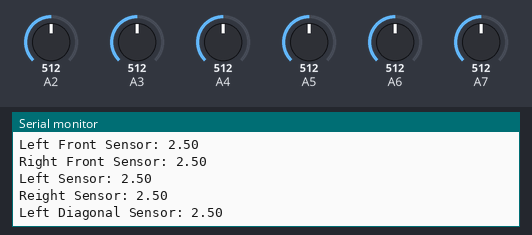
This sketch was run on a simulated Arduino Mega 2560, built with avr-gcc and run on an emulated ATmega2560. Shown: the last lines printed to the serial monitor. The test bench sets the inputs (shaded band); at power-on: A2 = 512, A3 = 512, A4 = 512, A5 = 512, A6 = 512, A7 = 512.

Above: at 1.2 s.
1.3 s: A2 set to 716
At 1.3 s:
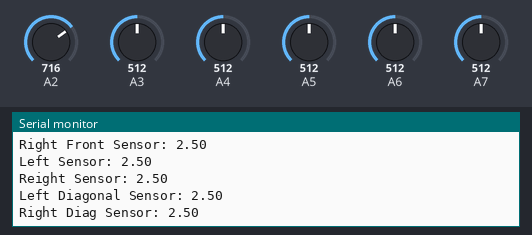
2.8 s: A3 set to 716
At 4.0 s:
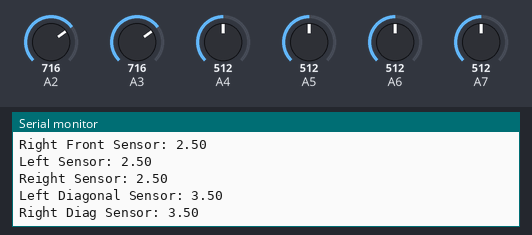
4.3 s: A4 set to 716
5.8 s: A5 set to 716
8.8 s: A6 set to 716
At 10.2 s:
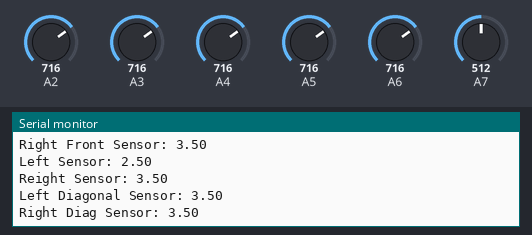

The sketch:

SensorTest.ino
```cpp
//sensor pins
// lf - left front
// l - left
// ld - left diagonal
/*
 * @author Akshay Ben
 *
 *
 * This is the sensor testing code
 * Used for linearizing sensor data
 * Used for knowing which sensors are broken
 *
 *
 */

const int lf_emitter = 0;
const int lf_receiver = 21;

const int rf_emitter = 7;
const int rf_receiver = 20;

const int l_emitter = 1;
const int l_receiver = 23;

const int r_emitter = 8;
const int r_receiver = 22;

const int ld_emitter = 2;
const int ld_receiver = 19;

const int rd_emitter = 11;
const int rd_receiver = 18;

void setup() {
  setupSensors();
  Serial.begin(9600);

}


void setupSensors () {
  pinMode (lf_emitter, OUTPUT);
  pinMode (rf_emitter, OUTPUT);
  pinMode (l_emitter, OUTPUT);
  pinMode (r_emitter, OUTPUT);
  pinMode (ld_emitter, OUTPUT);
  pinMode (rd_emitter, OUTPUT);

  pinMode (lf_receiver, INPUT);
  pinMode (rf_receiver, INPUT);
  pinMode (l_receiver, INPUT);
  pinMode (r_receiver, INPUT);
  pinMode (ld_receiver, INPUT);
  pinMode (rd_receiver, INPUT);

}

void loop() {
  Serial.print ("Left Front Sensor: ");
  leftFrontSensorTest ();
  Serial.print ("Right Front Sensor: ");
  rightFrontSensorTest ();
  Serial.print ("Left Sensor: ");
  leftSensorTest ();
  Serial.print ("Reight Sensor: ");
  rightSensorTest ();
  Serial.print("Left Diagonal Sensor: ");
  leftDiagSensorTest();
  Serial.print ("Right Diag Sensor: ");
  rightDiagSensorTest ();

  Serial.println();

  delay (1000);

}
```

SensorRead.ino
```cpp
/*
 * working pins from test
 *
 *
 * left and right front
 *
 * left diagonal
 */


void leftFrontSensorTest () {
  digitalWrite (lf_emitter, HIGH);
  double sum = 0;
  for (int i=0; i<10; i++) sum = sum+analogRead(lf_receiver);
  digitalWrite(lf_emitter, LOW);

  double average = sum/10;
  double voltage = average * (5.0/1023.0);
  Serial.println (voltage);

}

void rightFrontSensorTest () {
  digitalWrite (rf_emitter, HIGH);
  double sum = 0;
  for (int i=0; i<10; i++) sum = sum+analogRead(rf_receiver);
  digitalWrite(rf_emitter, LOW);

  double average = sum/10;
  double voltage = average * (5.0/1023.0);
  Serial.println (voltage);
}

void leftSensorTest () {
  digitalWrite (l_emitter, HIGH);
  double sum = 0;
  for (int i=0; i<10; i++) sum = sum+analogRead(l_receiver);
  digitalWrite(l_emitter, LOW);

  double average = sum/10;
  double voltage = average * (5.0/1023.0);
  Serial.println (voltage);
}

void rightSensorTest () {
  digitalWrite (r_emitter, HIGH);
  double sum = 0;
  for (int i=0; i<10; i++) sum = sum+analogRead(r_receiver);
  digitalWrite(r_emitter, LOW);

  double average = sum/10;
  double voltage = average * (5.0/1023.0);
  Serial.println (voltage);
}

void leftDiagSensorTest () {
  digitalWrite (ld_emitter, HIGH);
  double sum = 0;
  for (int i=0; i<10; i++) sum = sum+analogRead(ld_receiver);
  digitalWrite(ld_emitter, LOW);

  double average = sum/10;
  double voltage = average * (5.0/1023.0);
  Serial.println (voltage);
}

void rightDiagSensorTest (){
  digitalWrite (rd_emitter, HIGH);
  double sum = 0;
  for (int i=0; i<10; i++) sum = sum+analogRead(rd_receiver);
  digitalWrite(rd_emitter, LOW);

  double average = sum/10;
  double voltage = average * (5.0/1023.0);
  Serial.println (voltage);
}
```

Measured:
- after the input at 2.8 s, the serial monitor: prints a new line after 0.55 s (image 2)
- after the input at 8.8 s, the serial monitor: prints a new line after 1.0 s (image 3)
